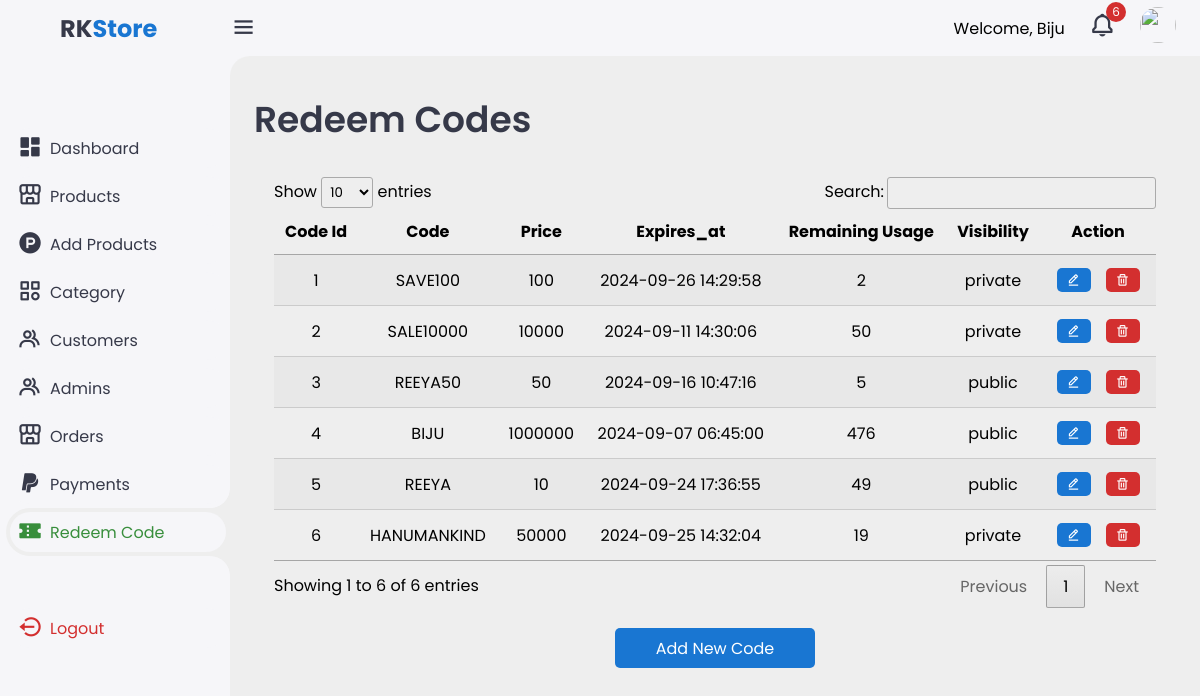
The app's page /admin/redeem-code.php (signed in), older data.
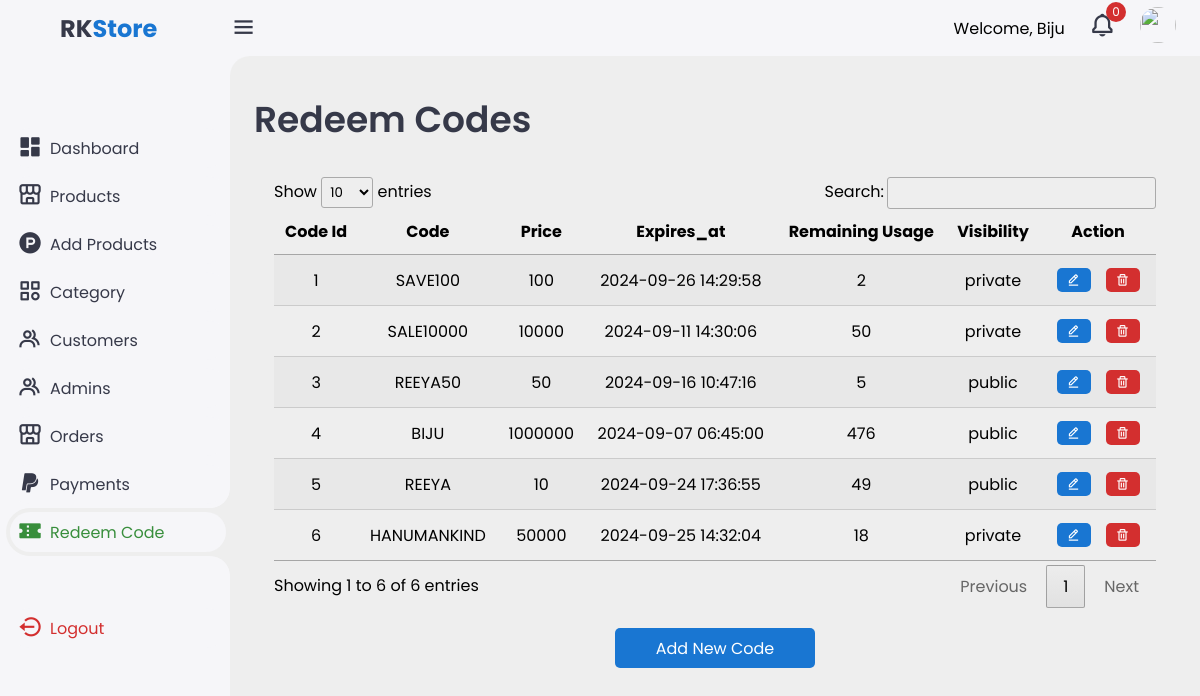
The same page, newer data.
### tables this page shows
CREATE TABLE `redeemcode` (
  `code_Id` int(11) NOT NULL,
  `code` varchar(255) NOT NULL,
  `price` decimal(10,0) DEFAULT NULL,
  `visibility` enum('public','private') DEFAULT 'public',
  `created_at` timestamp NOT NULL DEFAULT current_timestamp(),
  `expires_at` timestamp NULL DEFAULT NULL,
  `remaining_Usage` int(11) DEFAULT 0
);

### admin/redeem-code.php (the view, shortened to what this page needs)
<?php
include_once("./include/sidebar.php");
include_once("./php/connection.php")
?>
<main>
    <div class="header">
        <div class="left">
            <h1>Redeem Codes</h1>
        </div>
    </div>
    <div class="container">
        <?php
        $sql = "SELECT * FROM redeemcode";
        $result = mysqli_query($conn, $sql);
        ?>
        <table id="example" class="display responsive nowrap" style="width:100%;">
            <thead>
                <tr>
                    <th>Code Id</th>
                    <th>Code</th>
                    <th>Price</th>
                    <th>Expires_at</th>
                    <th>Remaining Usage</th>
                    <th>Visibility</th>
                    <th>Action</th>
                </tr>
            </thead>
            <tbody>
                <?php
                if (mysqli_num_rows($result) > 0) {
                    while ($row = mysqli_fetch_assoc($result)) {
                        echo "<tr>";
                        echo "<td>" . $row['code_Id'] . "</td>";
                        echo "<td>" . $row['code'] . "</td>";
                        echo "<td>" . $row['price'] . "</td>";
                        echo "<td>" . $row['expires_at'] . "</td>";
                        echo "<td>" . $row['remaining_Usage'] . "</td>";
                        echo "<td>" . $row['visibility'] . "</td>";
                        echo "<td class='actions'>
                        <a href='./edit-redeem.php?editId=". $row['code_Id'] ."'><i class='bx bx-edit-alt edit'></i></a>
                        <a href='./php/delete-redeem.php?deleteId=". $row['code_Id'] ."'><i class='bx bx-trash delete'></i></a>
                      </td>";
                        echo "</tr>";
                    }
                } else {
                    echo "<tr><td colspan='6'>No Codes found</td></tr>";
                }
                ?>
            </tbody>
        </table>
        <div class="add-new-button">
            <button class="add-new add-button">Add New Code</button>
        </div>
    </div>
</main>
<?php
include_once("./include/bottom.php");
?>

### admin/include/sidebar.php (shortened to what this page needs)
<?php
$connection = mysqli_connect("localhost", "root", "", "rk_db");
?>
<!DOCTYPE html>
<html lang="en">
<head>
    <link href='https://unpkg.com/boxicons@2.1.4/css/boxicons.min.css' rel='stylesheet'>
    <link rel="stylesheet" href="https://cdnjs.cloudflare.com/ajax/libs/font-awesome/6.6.0/css/all.min.css">
    <link rel="stylesheet" href="https://unicons.iconscout.com/release/v3.0.6/css/line.css">
    <link rel="stylesheet" href="./css/style.css">
    <link rel="stylesheet" href="https://cdn.datatables.net/1.10.19/css/jquery.dataTables.min.css">
    <link rel="stylesheet" href="https://cdn.datatables.net/responsive/2.2.3/css/responsive.dataTables.min.css">
</head>
<body>
    <div class="sidebar">
        <a href="#" class="logo">
            <div class="logo-name"><span>RK</span>Store</div>
        </a>
        <ul class="side-menu">
            <li class="active"><a href="index.php"><i class='bx bxs-dashboard'></i>Dashboard</a></li>
            <li><a href="products.php"><i class='bx bx-store-alt'></i>Products</a></li>
            <li><a href="add-product.php"><i class='bx bxl-product-hunt'></i>Add Products</a></li>
            <li><a href="category.php"><i class='bx bx-category'></i>Category</a></li>
            <li><a href="users.php"><i class='bx bx-group'></i>Customers</a></li>
            <li><a href="admin.php"><i class='bx bx-group'></i>Admins</a></li>
            <li><a href="orders.php"><i class='bx bx-store-alt'></i>Orders</a></li>
            <li><a href="payments.php"><i class='bx bxl-paypal'></i>Payments</a></li>
            <li><a href="redeem-code.php"><i class='bx bxs-coupon'></i>Redeem Code</a></li>
        </ul>
        <ul class="side-menu">
            <li>
                <a href="./include/logout.php" class="logout">
                    <i class='bx bx-log-out-circle'></i>
                    Logout
                </a>
            </li>
        </ul>
    </div>
    <div class="content">
        <nav>
            <i class='bx bx-menu'></i>
            <?php
            $sqli = "SELECT * FROM orders WHERE status='pending'";
            $resulti = mysqli_query($connection, $sqli);
            ?>
            <p>Welcome, <?php echo $_SESSION['name']; ?></p>
            <div class="notif">
                <a href="#">
                    <i class='bx bx-bell'></i>
                    <span class="count"><?php echo mysqli_num_rows($resulti); ?></span>
                </a>
            </div>
            <a href="settings.php" class="profile">
                <img src="../logo.png">
            </a>
        </nav>

Row changes from the older to the newer data that the page shows:
changed redeemcode "HANUMANKIND": remaining_Usage "19" → "18"
Text that changed along with them:
mysqli_num_rows($resulti): "6" → "0"
